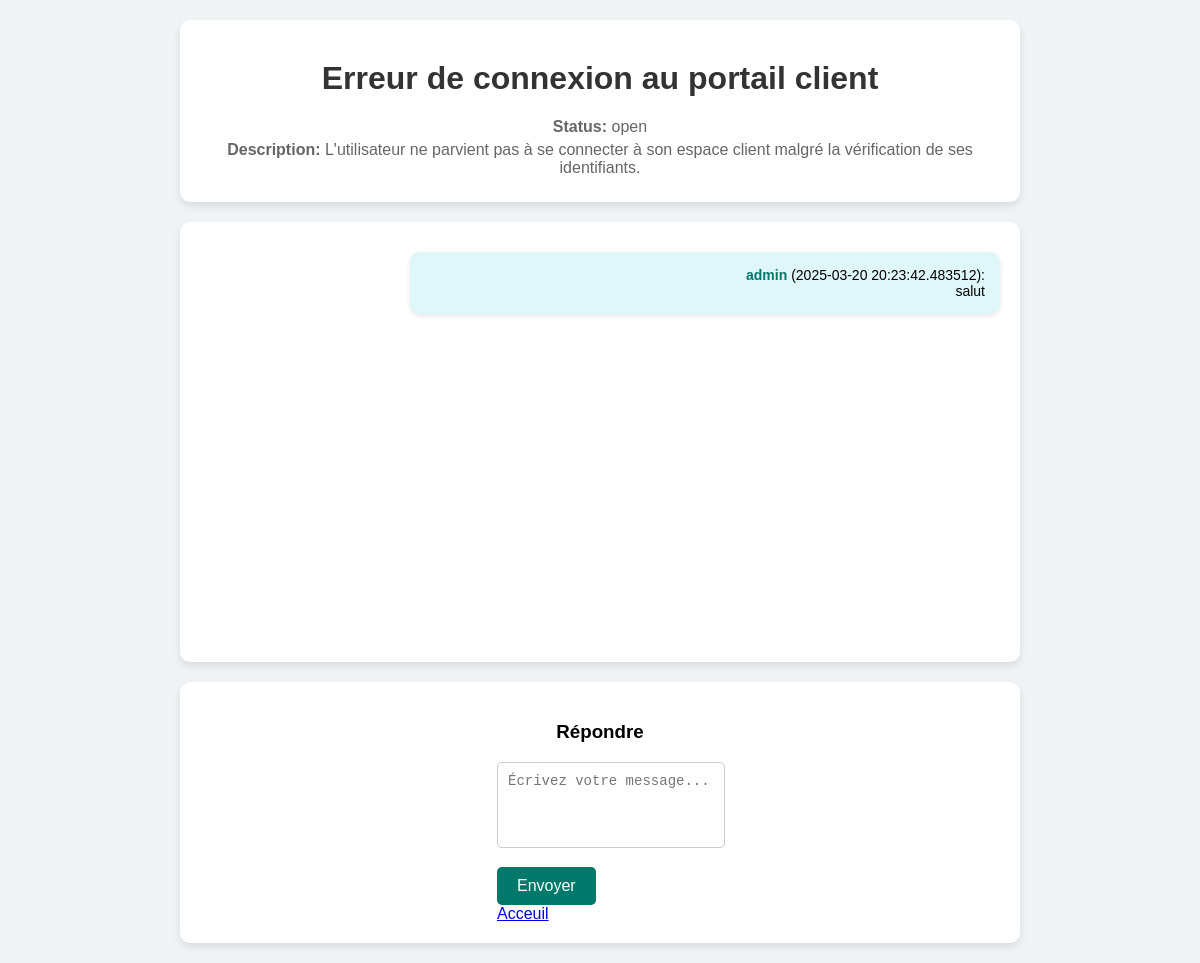
Page /ticket/1 (signed in) on the committed database.
### app.py (models this page shows, shortened)
class Ticket(db.Model):
    id = db.Column(db.Integer, primary_key=True)
    user_id = db.Column(db.Integer, db.ForeignKey('user.id'), nullable=False)  # Clé étrangère
    title = db.Column(db.String(100), nullable=False)
    description = db.Column(db.Text, nullable=False)
    status = db.Column(db.String(50), nullable=False, default="open")  # Exemple : ouvert, en cours, fermé

class Message(db.Model):
    id = db.Column(db.Integer, primary_key=True)
    ticket_id = db.Column(db.Integer, db.ForeignKey('ticket.id', ondelete='CASCADE'), nullable=True)  # Clé étrangère vers le ticket
    user_id = db.Column(db.Integer, db.ForeignKey('user.id'), nullable=False)  # Clé étrangère vers l'utilisateur
    admin_id = db.Column(db.Integer, db.ForeignKey('user.id'), nullable=True)  # Clé étrangère vers l'administrateur (peut être NULL si l'utilisateur est l'auteur du message)
    content = db.Column(db.Text, nullable=False)  # Contenu du message
    timestamp = db.Column(db.DateTime, default=datetime.utcnow)  # Horodatage du message
    ticket = db.relationship('Ticket', backref=db.backref('messages', lazy=True))
    user = db.relationship('User', foreign_keys=[user_id], backref=db.backref('user_messages', lazy=True))
    admin = db.relationship('User', foreign_keys=[admin_id], backref=db.backref('admin_messages', lazy=True))

class User(db.Model):
    id = db.Column(db.Integer, primary_key=True)
    username = db.Column(db.String(20), unique=True, nullable=False)
    password = db.Column(db.String(60), nullable=False)
    role = db.Column(db.String(60), nullable=True)
    tasks = db.relationship('Task', backref='user', lazy=True)
    tickets = db.relationship('Ticket', backref='user', lazy=True)

### app.py (the view)
@app.route('/ticket/<int:ticket_id>', methods=['GET', 'POST'])
def ticket_view(ticket_id):
    ticket = Ticket.query.get_or_404(ticket_id)
    if ticket.user_id != current_user.id and current_user.role != 'admin':
        return redirect(url_for('index'))  # Redirige si l'utilisateur n'est pas associé au ticket
    messages = Message.query.filter_by(ticket_id=ticket_id).order_by(Message.timestamp.asc()).all()
    return render_template('ticket_view.html', ticket=ticket, messages=messages, ticket_id=ticket_id)

### app.py (called while the page is built)
@login_manager.user_loader
def load_user(user_id):
    return User.query.get(user_id)

### templates/ticket_view.html (shortened to what this page needs)
<!DOCTYPE html>
<html lang="fr">
<head>
</head>
<body>
    <div class="ticket-info">
        <h1>{{ ticket.title }}</h1>
        <p><strong>Status:</strong> {{ ticket.status }}</p>
        <p><strong>Description:</strong> {{ ticket.description }}</p>
    </div>
    <div id="chat-messages">
        {% for message in messages %}
            <div class="message {% if message.user and message.user.role == 'admin' %}admin{% endif %}" id="message-{{ message.id }}">
                <p><strong>{{ message.user.username if message.user else 'Admin' }}</strong> ({{ message.timestamp }}):</p>
                <p>{{ message.content }}</p>
            </div>
        {% endfor %}
    </div>
    <div class="message-input">
        <h3>Répondre</h3>
        <form id="message-form" action="{{url_for("send_message")}}" method="POST">
            <textarea name="content" id="message-content" rows="4" required placeholder="Écrivez votre message..."></textarea><br>
            <button type="submit">Envoyer</button> <br>
            <a href="{{url_for("index")}}">Acceuil</a>
        </form>
    </div>
</body>
</html>

### templates/ticket_view.html (style rules this page uses)
body { font-family: Arial, sans-serif; background-color: #f0f4f7; margin: 0; padding: 0; }
h1 { text-align: center; color: #333; margin-top: 20px; }
.ticket-info { text-align: center; margin-top: 20px; background-color: #fff; padding: 20px; border-radius: 10px; box-shadow: 0 4px 8px rgba(0, 0, 0, 0.1); max-width: 800px; margin: 20px auto; }
.ticket-info p { font-size: 16px; color: #666; margin: 5px 0; }
#chat-messages { background-color: #fff; padding: 20px; border-radius: 10px; max-width: 800px; margin: 20px auto; height: 400px; overflow-y: scroll; box-shadow: 0 4px 8px rgba(0, 0, 0, 0.1); }
.message { background-color: #f9f9f9; padding: 15px; margin: 10px 0; border-radius: 10px; max-width: 70%; margin-left: 0; box-shadow: 0 2px 5px rgba(0, 0, 0, 0.1); }
.message.admin { background-color: #e0f7fa; margin-left: auto; text-align: right; }
.message p { margin: 0; font-size: 14px; }
.message strong { color: #00796b; }
.message-input { max-width: 800px; margin: 20px auto; background-color: #fff; padding: 20px; border-radius: 10px; box-shadow: 0 4px 8px rgba(0, 0, 0, 0.1); display: flex; flex-direction: column; align-items: center; }
#message-content { width: 100%; padding: 10px; border: 1px solid #ccc; border-radius: 5px; font-size: 14px; resize: none; margin-bottom: 15px; }
button { padding: 10px 20px; background-color: #00796b; color: #fff; border: none; border-radius: 5px; cursor: pointer; font-size: 16px; transition: background-color 0.3s; }

### rows in the picture
Ticket: title "Erreur de connexion au portail client", status "open", description "L'utilisateur ne parvient pas à se connecter à son espace client malgré la vérification de ses identifiants."
Message: user "admin", timestamp "2025-03-20 20:23:42.483512", content "salut"
